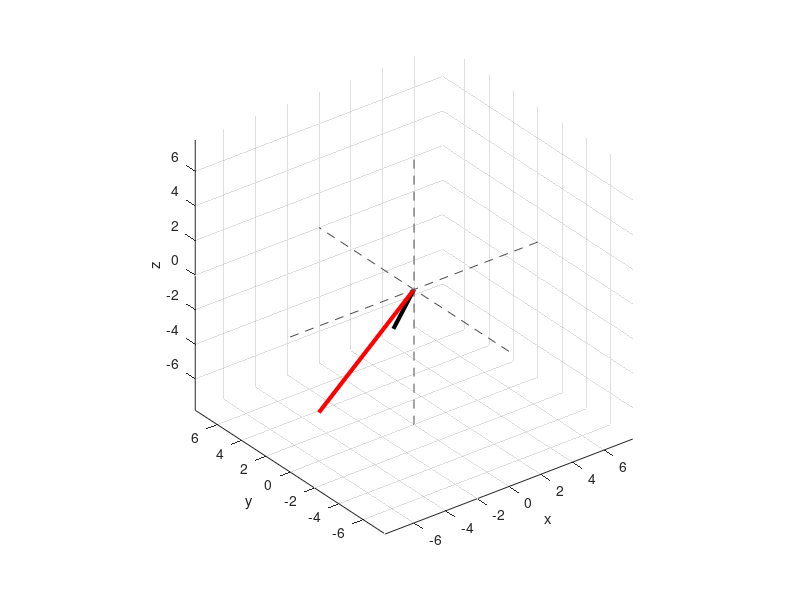

Recreate this plot in MATLAB.
%%Creating and plotting vectors in 3D

v3a=[1,3,-4];
v3b=round(randn(1,3)*5);% floor() or ceil() could be used in place of round.

figure(2),clf

%plot vector 

plot3([0 v3a(1)],[0 v3a(2)],[0 v3a(3)],'k','linew',3);
hold on
plot3([0 v3b(1)],[0 v3b(2)],[0 v3b(3)],'r','linew',3);

%set square axes

axlims=max([norm(v3a) norm(v3b)]);
set(gca,'xlim',[-1 1]*axlims,'ylim',[-1 1]*axlims,'zlim',[-1 1]*axlims)
grid on
axis square

%plot 0-lines
h1=plot3(get(gca,'xlim'),[0 0],[0,0],'r--');
h2=plot3([0 0],get(gca,'ylim'),[0 0],'b--');
h3=plot3([0 0],[0 0],get(gca,'zlim'),'g--');
set([h1 h2 h3],'color',[1 1 1]*0.3);
rotate3d on

%axis labels
xlabel('x'),ylabel('y'),zlabel('z');



